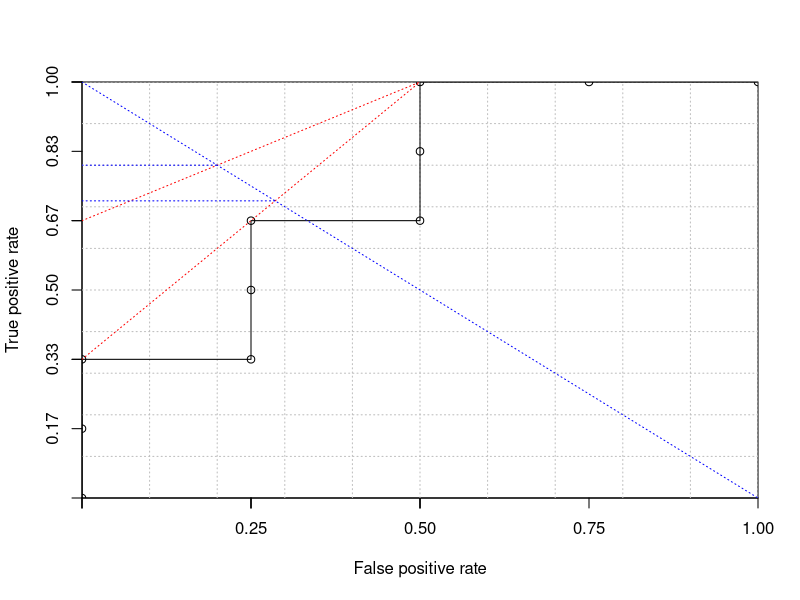

Source code (R):
## ---- chunk 1

ranking <- c(1, 1, 1, 0, 1, 0, 0, 1, 0, 0)
x <- c(0, 0, 0, 300, 300, 300, 600, 600, 600, 900, 1200)
y <- c(0, 200, 400, 400, 600, 800, 800, 1000, 1200, 1200, 1200)

h <- 1200
w <- 1200 
grid.step <- 120

plot(
  c(0, w), c(0, h),
  xaxs = "i", yaxs = "i", 
  xaxt = 'n', yaxt = 'n', 
  type = "n",             
  xlab = "False positive rate", 
  ylab = "True positive rate"
)

axis(1, at = x, labels = c('', '', '', '0.25', '', '', '0.50', '', '', '0.75', '1.00'))
axis(2, at = y, labels = c('', '0.17', '0.33', '', '0.50', '0.67', '', '0.83', '1.00', '', ''))

gx <- grid.step
while (gx <= w) {
  abline(v = gx, col = "gray", lty = "dotted")
  gx <- gx + grid.step
}

gy <- grid.step
while (gy <= h) {
  abline(h = gy, col = "gray", lty = "dotted")
  gy <- gy + grid.step
}

lines(x, y, lty = 1, type = 'o')

segments(x[3], y[3], x[9], y[9], lty = 3, col = "red")
segments(x[1], y[6], x[9], y[9], lty = 3, col = "red")

abline(a = 1200, b = -h / w, lty = 3, col = "blue")

segments(0, 960, 240, 960, lty = 3, col = "blue")
segments(0, 12000 / 14, 4800 / 14, 12000 / 14, lty = 3, col = "blue")
